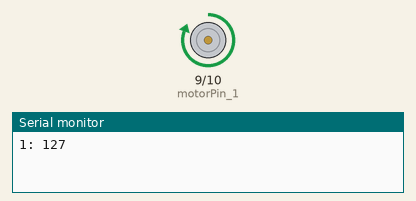
This sketch was run on a simulated Arduino Uno, built with avr-gcc and run on an emulated ATmega328P. Parts: motor-driver pin pairs drawn as motors (green arrow = first pin HIGH = forward, orange = second pin HIGH = backward, longer = more drive), the last lines printed to the serial monitor.

Above: at 0.1 s.
At 21.1 s:
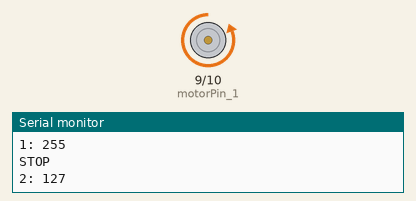
At 31.1 s:
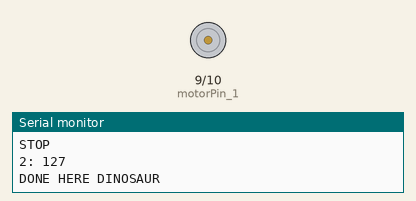
Timing chart, 0 to 32.6 s (numbered marks = the images above):
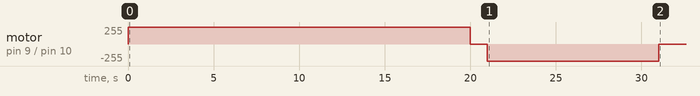

The sketch:

Elevator_Shaft_motor_control.ino
```cpp
const int motorPin_1 = 9;
const int motorPin_2 = 10;

void setup () {
  Serial.begin(9600);
  pinMode(motorPin_1, OUTPUT);
  pinMode(motorPin_2, OUTPUT);
  //digitalWrite(motorPin_1, LOW);
  //digitalWrite(motorPin_2, HIGH );
  digitalWrite(motorPin_1, HIGH);
  digitalWrite(motorPin_2, LOW);
  Serial.println("1: 127");
  delay(10000);
  digitalWrite(motorPin_1, HIGH);
  Serial.println("1: 255");
  delay(10000);
  digitalWrite(motorPin_1, LOW);
  Serial.println("STOP");
  delay(1000);
  digitalWrite(motorPin_2, HIGH);
  Serial.println("2: 127");
  delay(10000);
  digitalWrite(motorPin_2, LOW);
  //digitalWrite(motorPin_2, LOW);
  Serial.println("DONE HERE DINOSAUR");
}

void loop (){
}
```
